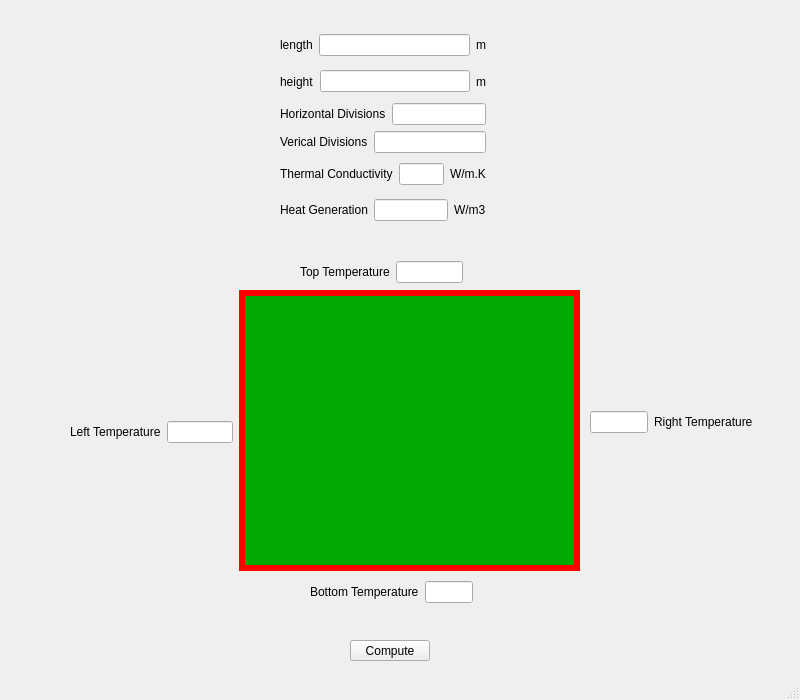
<?xml version="1.0" encoding="UTF-8"?>
<ui version="4.0">
 <class>MainWindow</class>
 <widget class="QMainWindow" name="MainWindow">
  <property name="geometry">
   <rect>
    <x>0</x>
    <y>0</y>
    <width>800</width>
    <height>700</height>
   </rect>
  </property>
  <property name="windowTitle">
   <string>MainWindow</string>
  </property>
  <property name="styleSheet">
   <string notr="true">
</string>
  </property>
  <widget class="QWidget" name="centralwidget">
   <widget class="QPushButton" name="btnCompute">
    <property name="geometry">
     <rect>
      <x>350</x>
      <y>640</y>
      <width>80</width>
      <height>21</height>
     </rect>
    </property>
    <property name="text">
     <string>Compute</string>
    </property>
   </widget>
   <widget class="QFrame" name="frame">
    <property name="geometry">
     <rect>
      <x>239</x>
      <y>290</y>
      <width>341</width>
      <height>281</height>
     </rect>
    </property>
    <property name="autoFillBackground">
     <bool>false</bool>
    </property>
    <property name="styleSheet">
     <string notr="true">background-color: rgb(0, 170, 0);
border: 6px solid red;</string>
    </property>
    <property name="frameShape">
     <enum>QFrame::StyledPanel</enum>
    </property>
    <property name="frameShadow">
     <enum>QFrame::Raised</enum>
    </property>
    <property name="lineWidth">
     <number>3</number>
    </property>
   </widget>
   <widget class="QWidget" name="layoutWidget">
    <property name="geometry">
     <rect>
      <x>300</x>
      <y>260</y>
      <width>163</width>
      <height>24</height>
     </rect>
    </property>
    <layout class="QHBoxLayout" name="horizontalLayout">
     <item>
      <widget class="QLabel" name="label">
       <property name="text">
        <string>Top Temperature</string>
       </property>
      </widget>
     </item>
     <item>
      <widget class="QLineEdit" name="topEdit"/>
     </item>
    </layout>
   </widget>
   <widget class="QWidget" name="layoutWidget">
    <property name="geometry">
     <rect>
      <x>310</x>
      <y>580</y>
      <width>163</width>
      <height>24</height>
     </rect>
    </property>
    <layout class="QHBoxLayout" name="horizontalLayout_2">
     <item>
      <widget class="QLabel" name="label_4">
       <property name="text">
        <string>Bottom Temperature</string>
       </property>
      </widget>
     </item>
     <item>
      <widget class="QLineEdit" name="bottomEdit"/>
     </item>
    </layout>
   </widget>
   <widget class="QWidget" name="layoutWidget">
    <property name="geometry">
     <rect>
      <x>70</x>
      <y>420</y>
      <width>163</width>
      <height>24</height>
     </rect>
    </property>
    <layout class="QHBoxLayout" name="horizontalLayout_3">
     <item>
      <widget class="QLabel" name="label_2">
       <property name="text">
        <string>Left Temperature</string>
       </property>
      </widget>
     </item>
     <item>
      <widget class="QLineEdit" name="leftEdit"/>
     </item>
    </layout>
   </widget>
   <widget class="QWidget" name="layoutWidget">
    <property name="geometry">
     <rect>
      <x>590</x>
      <y>410</y>
      <width>163</width>
      <height>24</height>
     </rect>
    </property>
    <layout class="QHBoxLayout" name="horizontalLayout_4">
     <item>
      <widget class="QLineEdit" name="rightEdit"/>
     </item>
     <item>
      <widget class="QLabel" name="label_3">
       <property name="text">
        <string>Right Temperature</string>
       </property>
      </widget>
     </item>
    </layout>
   </widget>
   <widget class="QWidget" name="layoutWidget">
    <property name="geometry">
     <rect>
      <x>280</x>
      <y>20</y>
      <width>206</width>
      <height>205</height>
     </rect>
    </property>
    <layout class="QVBoxLayout" name="verticalLayout">
     <property name="topMargin">
      <number>10</number>
     </property>
     <item>
      <layout class="QHBoxLayout" name="horizontalLayout_7">
       <property name="rightMargin">
        <number>0</number>
       </property>
       <item>
        <widget class="QLabel" name="label_8">
         <property name="text">
          <string>length</string>
         </property>
        </widget>
       </item>
       <item>
        <widget class="QLineEdit" name="lengthEdit"/>
       </item>
       <item>
        <widget class="QLabel" name="label_11">
         <property name="text">
          <string>m</string>
         </property>
        </widget>
       </item>
      </layout>
     </item>
     <item>
      <layout class="QHBoxLayout" name="horizontalLayout_8">
       <property name="rightMargin">
        <number>0</number>
       </property>
       <item>
        <widget class="QLabel" name="label_7">
         <property name="text">
          <string>height</string>
         </property>
        </widget>
       </item>
       <item>
        <widget class="QLineEdit" name="heightEdit"/>
       </item>
       <item>
        <widget class="QLabel" name="label_12">
         <property name="text">
          <string>m</string>
         </property>
        </widget>
       </item>
      </layout>
     </item>
     <item>
      <layout class="QHBoxLayout" name="horizontalLayout_9">
       <property name="rightMargin">
        <number>0</number>
       </property>
       <item>
        <widget class="QLabel" name="label_9">
         <property name="text">
          <string>Horizontal Divisions</string>
         </property>
        </widget>
       </item>
       <item>
        <widget class="QLineEdit" name="xDivEdit"/>
       </item>
      </layout>
     </item>
     <item>
      <layout class="QHBoxLayout" name="horizontalLayout_10">
       <property name="rightMargin">
        <number>0</number>
       </property>
       <item>
        <widget class="QLabel" name="label_10">
         <property name="text">
          <string>Verical Divisions</string>
         </property>
        </widget>
       </item>
       <item>
        <widget class="QLineEdit" name="yDivEdit"/>
       </item>
      </layout>
     </item>
     <item>
      <layout class="QHBoxLayout" name="horizontalLayout_5">
       <property name="rightMargin">
        <number>0</number>
       </property>
       <item>
        <widget class="QLabel" name="label_5">
         <property name="text">
          <string>Thermal Conductivity</string>
         </property>
        </widget>
       </item>
       <item>
        <widget class="QLineEdit" name="kEdit"/>
       </item>
       <item>
        <widget class="QLabel" name="label_13">
         <property name="text">
          <string>W/m.K</string>
         </property>
        </widget>
       </item>
      </layout>
     </item>
     <item>
      <layout class="QHBoxLayout" name="horizontalLayout_6">
       <property name="rightMargin">
        <number>0</number>
       </property>
       <item>
        <widget class="QLabel" name="label_6">
         <property name="text">
          <string>Heat Generation</string>
         </property>
        </widget>
       </item>
       <item>
        <widget class="QLineEdit" name="gEdit"/>
       </item>
       <item>
        <widget class="QLabel" name="label_14">
         <property name="text">
          <string>W/m3</string>
         </property>
        </widget>
       </item>
      </layout>
     </item>
    </layout>
   </widget>
  </widget>
  <widget class="QMenuBar" name="menubar">
   <property name="geometry">
    <rect>
     <x>0</x>
     <y>0</y>
     <width>800</width>
     <height>20</height>
    </rect>
   </property>
  </widget>
  <widget class="QStatusBar" name="statusbar"/>
 </widget>
 <resources/>
 <connections/>
</ui>
